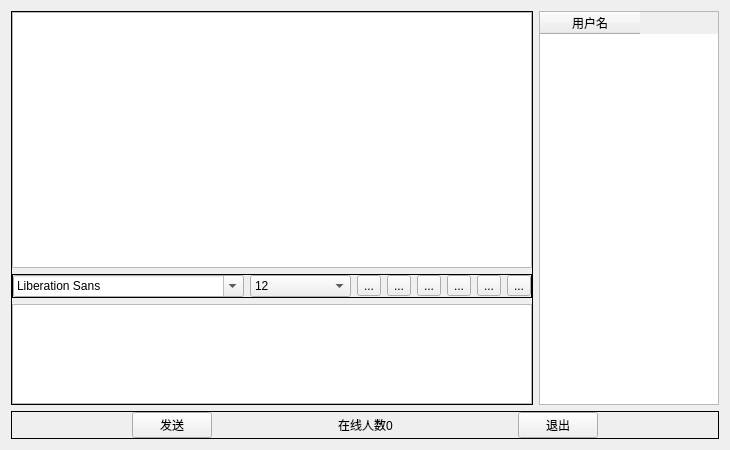
<?xml version="1.0" encoding="UTF-8"?>
<ui version="4.0">
 <class>Widget</class>
 <widget class="QWidget" name="Widget">
  <property name="geometry">
   <rect>
    <x>0</x>
    <y>0</y>
    <width>730</width>
    <height>450</height>
   </rect>
  </property>
  <property name="windowTitle">
   <string>Widget</string>
  </property>
  <layout class="QVBoxLayout" name="verticalLayout_6">
   <item>
    <widget class="QWidget" name="widget_6" native="true">
     <layout class="QVBoxLayout" name="verticalLayout_5">
      <property name="leftMargin">
       <number>0</number>
      </property>
      <property name="topMargin">
       <number>0</number>
      </property>
      <property name="rightMargin">
       <number>0</number>
      </property>
      <property name="bottomMargin">
       <number>0</number>
      </property>
      <item>
       <widget class="QWidget" name="widget_4" native="true">
        <layout class="QHBoxLayout" name="horizontalLayout_2">
         <property name="leftMargin">
          <number>0</number>
         </property>
         <property name="topMargin">
          <number>0</number>
         </property>
         <property name="rightMargin">
          <number>0</number>
         </property>
         <property name="bottomMargin">
          <number>0</number>
         </property>
         <item>
          <widget class="QFrame" name="frame_3">
           <property name="frameShape">
            <enum>QFrame::Box</enum>
           </property>
           <layout class="QVBoxLayout" name="verticalLayout_3">
            <property name="leftMargin">
             <number>0</number>
            </property>
            <property name="topMargin">
             <number>0</number>
            </property>
            <property name="rightMargin">
             <number>0</number>
            </property>
            <property name="bottomMargin">
             <number>0</number>
            </property>
            <item>
             <widget class="QWidget" name="widget" native="true">
              <layout class="QVBoxLayout" name="verticalLayout">
               <property name="leftMargin">
                <number>0</number>
               </property>
               <property name="topMargin">
                <number>0</number>
               </property>
               <property name="rightMargin">
                <number>0</number>
               </property>
               <property name="bottomMargin">
                <number>0</number>
               </property>
               <item>
                <widget class="QTextBrowser" name="msgBrowser"/>
               </item>
              </layout>
             </widget>
            </item>
            <item>
             <widget class="QFrame" name="frame_2">
              <property name="frameShape">
               <enum>QFrame::Box</enum>
              </property>
              <layout class="QHBoxLayout" name="horizontalLayout">
               <property name="leftMargin">
                <number>0</number>
               </property>
               <property name="topMargin">
                <number>0</number>
               </property>
               <property name="rightMargin">
                <number>0</number>
               </property>
               <property name="bottomMargin">
                <number>0</number>
               </property>
               <item>
                <widget class="QFontComboBox" name="fontCbx"/>
               </item>
               <item>
                <widget class="QComboBox" name="sizeCbx">
                 <property name="currentIndex">
                  <number>4</number>
                 </property>
                 <item>
                  <property name="text">
                   <string>8</string>
                  </property>
                 </item>
                 <item>
                  <property name="text">
                   <string>9</string>
                  </property>
                 </item>
                 <item>
                  <property name="text">
                   <string>10</string>
                  </property>
                 </item>
                 <item>
                  <property name="text">
                   <string>11</string>
                  </property>
                 </item>
                 <item>
                  <property name="text">
                   <string>12</string>
                  </property>
                 </item>
                 <item>
                  <property name="text">
                   <string>13</string>
                  </property>
                 </item>
                 <item>
                  <property name="text">
                   <string>14</string>
                  </property>
                 </item>
                 <item>
                  <property name="text">
                   <string>15</string>
                  </property>
                 </item>
                 <item>
                  <property name="text">
                   <string>16</string>
                  </property>
                 </item>
                 <item>
                  <property name="text">
                   <string>17</string>
                  </property>
                 </item>
                 <item>
                  <property name="text">
                   <string>18</string>
                  </property>
                 </item>
                 <item>
                  <property name="text">
                   <string>19</string>
                  </property>
                 </item>
                 <item>
                  <property name="text">
                   <string>20</string>
                  </property>
                 </item>
                 <item>
                  <property name="text">
                   <string>21</string>
                  </property>
                 </item>
                 <item>
                  <property name="text">
                   <string>22</string>
                  </property>
                 </item>
                </widget>
               </item>
               <item>
                <widget class="QToolButton" name="boldTBtn">
                 <property name="toolTip">
                  <string>加粗</string>
                 </property>
                 <property name="text">
                  <string>...</string>
                 </property>
                 <property name="icon">
                  <iconset resource="res.qrc">
                   <normaloff>:/images/bold.png</normaloff>:/images/bold.png</iconset>
                 </property>
                 <property name="iconSize">
                  <size>
                   <width>26</width>
                   <height>26</height>
                  </size>
                 </property>
                 <property name="checkable">
                  <bool>true</bool>
                 </property>
                </widget>
               </item>
               <item>
                <widget class="QToolButton" name="o">
                 <property name="toolTip">
                  <string>倾斜</string>
                 </property>
                 <property name="text">
                  <string>...</string>
                 </property>
                 <property name="icon">
                  <iconset resource="res.qrc">
                   <normaloff>:/images/italic.png</normaloff>:/images/italic.png</iconset>
                 </property>
                 <property name="iconSize">
                  <size>
                   <width>26</width>
                   <height>26</height>
                  </size>
                 </property>
                 <property name="checkable">
                  <bool>true</bool>
                 </property>
                </widget>
               </item>
               <item>
                <widget class="QToolButton" name="underlineTBtn">
                 <property name="toolTip">
                  <string>下划线</string>
                 </property>
                 <property name="text">
                  <string>...</string>
                 </property>
                 <property name="icon">
                  <iconset resource="res.qrc">
                   <normaloff>:/images/under.png</normaloff>:/images/under.png</iconset>
                 </property>
                 <property name="iconSize">
                  <size>
                   <width>26</width>
                   <height>26</height>
                  </size>
                 </property>
                 <property name="checkable">
                  <bool>true</bool>
                 </property>
                </widget>
               </item>
               <item>
                <widget class="QToolButton" name="colorTBtn">
                 <property name="toolTip">
                  <string>改颜色</string>
                 </property>
                 <property name="text">
                  <string>...</string>
                 </property>
                 <property name="icon">
                  <iconset resource="res.qrc">
                   <normaloff>:/images/color.png</normaloff>:/images/color.png</iconset>
                 </property>
                 <property name="iconSize">
                  <size>
                   <width>26</width>
                   <height>26</height>
                  </size>
                 </property>
                </widget>
               </item>
               <item>
                <widget class="QToolButton" name="saveTBtn">
                 <property name="toolTip">
                  <string>保存记录</string>
                 </property>
                 <property name="text">
                  <string>...</string>
                 </property>
                 <property name="icon">
                  <iconset resource="res.qrc">
                   <normaloff>:/images/save.png</normaloff>:/images/save.png</iconset>
                 </property>
                 <property name="iconSize">
                  <size>
                   <width>26</width>
                   <height>26</height>
                  </size>
                 </property>
                </widget>
               </item>
               <item>
                <widget class="QToolButton" name="clearTBtn">
                 <property name="toolTip">
                  <string>清空</string>
                 </property>
                 <property name="text">
                  <string>...</string>
                 </property>
                 <property name="icon">
                  <iconset resource="res.qrc">
                   <normaloff>:/images/clear.png</normaloff>:/images/clear.png</iconset>
                 </property>
                 <property name="iconSize">
                  <size>
                   <width>26</width>
                   <height>26</height>
                  </size>
                 </property>
                </widget>
               </item>
              </layout>
             </widget>
            </item>
            <item>
             <widget class="QWidget" name="widget_2" native="true">
              <property name="maximumSize">
               <size>
                <width>16777215</width>
                <height>100</height>
               </size>
              </property>
              <layout class="QVBoxLayout" name="verticalLayout_2">
               <property name="leftMargin">
                <number>0</number>
               </property>
               <property name="topMargin">
                <number>0</number>
               </property>
               <property name="rightMargin">
                <number>0</number>
               </property>
               <property name="bottomMargin">
                <number>0</number>
               </property>
               <item>
                <widget class="QTextEdit" name="msgTextEdit"/>
               </item>
              </layout>
             </widget>
            </item>
           </layout>
          </widget>
         </item>
         <item>
          <widget class="QWidget" name="widget_3" native="true">
           <property name="minimumSize">
            <size>
             <width>178</width>
             <height>0</height>
            </size>
           </property>
           <property name="maximumSize">
            <size>
             <width>180</width>
             <height>16777215</height>
            </size>
           </property>
           <layout class="QHBoxLayout" name="horizontalLayout_4">
            <property name="leftMargin">
             <number>0</number>
            </property>
            <property name="topMargin">
             <number>0</number>
            </property>
            <property name="rightMargin">
             <number>0</number>
            </property>
            <property name="bottomMargin">
             <number>0</number>
            </property>
            <item>
             <widget class="QTableWidget" name="userTableWidget">
              <property name="selectionMode">
               <enum>QAbstractItemView::SingleSelection</enum>
              </property>
              <column>
               <property name="text">
                <string>用户名</string>
               </property>
              </column>
             </widget>
            </item>
           </layout>
          </widget>
         </item>
        </layout>
       </widget>
      </item>
      <item>
       <widget class="QFrame" name="frame_5">
        <property name="frameShape">
         <enum>QFrame::Box</enum>
        </property>
        <layout class="QHBoxLayout" name="horizontalLayout_3">
         <property name="leftMargin">
          <number>0</number>
         </property>
         <property name="topMargin">
          <number>0</number>
         </property>
         <property name="rightMargin">
          <number>0</number>
         </property>
         <property name="bottomMargin">
          <number>0</number>
         </property>
         <item>
          <spacer name="horizontalSpacer">
           <property name="orientation">
            <enum>Qt::Horizontal</enum>
           </property>
           <property name="sizeHint" stdset="0">
            <size>
             <width>40</width>
             <height>20</height>
            </size>
           </property>
          </spacer>
         </item>
         <item>
          <widget class="QPushButton" name="sendBtn">
           <property name="text">
            <string>发送</string>
           </property>
          </widget>
         </item>
         <item>
          <spacer name="horizontalSpacer_2">
           <property name="orientation">
            <enum>Qt::Horizontal</enum>
           </property>
           <property name="sizeHint" stdset="0">
            <size>
             <width>40</width>
             <height>20</height>
            </size>
           </property>
          </spacer>
         </item>
         <item>
          <widget class="QLabel" name="userNumLabel">
           <property name="text">
            <string>在线人数0</string>
           </property>
          </widget>
         </item>
         <item>
          <spacer name="horizontalSpacer_3">
           <property name="orientation">
            <enum>Qt::Horizontal</enum>
           </property>
           <property name="sizeHint" stdset="0">
            <size>
             <width>40</width>
             <height>20</height>
            </size>
           </property>
          </spacer>
         </item>
         <item>
          <widget class="QPushButton" name="exitBtn">
           <property name="text">
            <string>退出</string>
           </property>
          </widget>
         </item>
         <item>
          <spacer name="horizontalSpacer_4">
           <property name="orientation">
            <enum>Qt::Horizontal</enum>
           </property>
           <property name="sizeHint" stdset="0">
            <size>
             <width>40</width>
             <height>20</height>
            </size>
           </property>
          </spacer>
         </item>
        </layout>
       </widget>
      </item>
     </layout>
    </widget>
   </item>
  </layout>
 </widget>
 <layoutdefault spacing="6" margin="11"/>
 <resources>
  <include location="res.qrc"/>
 </resources>
 <connections/>
</ui>
